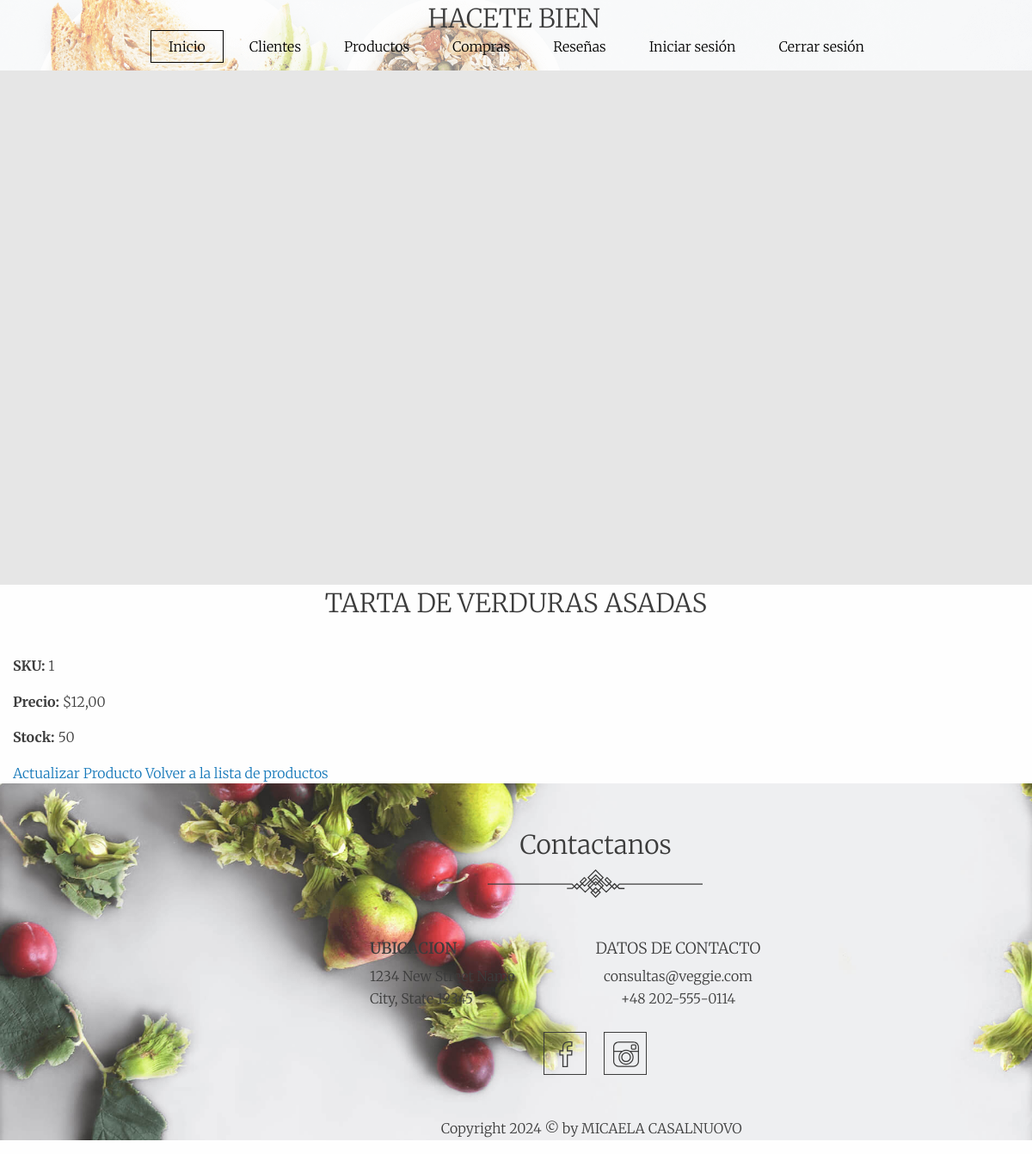
Screenshot of /App/producto/1/ with the database file from the repository.
### App/models.py (models this page shows, shortened)
class ModeloProducto(models.Model):
    sku = models.CharField(max_length=50, unique=True)
    descripcion = models.TextField()
    stock = models.PositiveIntegerField()
    precio = models.DecimalField(max_digits=10, decimal_places=2)

### App/views.py (the view)
# urls.py: path('producto/<str:sku>/', views.ProductoDetailView.as_view(), name='producto_detail'),
class ProductoDetailView(DetailView):
    model = ModeloProducto
    template_name = 'App/producto_detail.html'
    context_object_name = 'producto'
    def get_object(self):
        return get_object_or_404(ModeloProducto, sku=self.kwargs['sku'])

### App/templates/App/producto_detail.html (shortened to what this page needs)
{% extends "App/base.html" %}
{% block main %}
<section id="producto-detalle" class="producto-detail-section">
    <div class="container">
        <h1 class="header-txt">{{ producto.descripcion }}</h1>
        <div class="producto-detail">
            <p><strong>SKU:</strong> {{ producto.sku }}</p>
            <p><strong>Precio:</strong> ${{ producto.precio }}</p>
            <p><strong>Stock:</strong> {{ producto.stock }}</p>
        </div>
        <div class="acciones">
            <a href="{% url 'producto_update' sku=producto.sku %}" class="btn btn-secondary">
                Actualizar Producto
            </a>
            <a href="{% url 'productos' %}" class="btn btn-primary">
                Volver a la lista de productos
            </a>
        </div>
    </div>
</section>
{% endblock %}

### rows the page displays
ModeloProducto: descripcion "TARTA DE VERDURAS ASADAS", sku "1", precio "12,00", stock "50"
